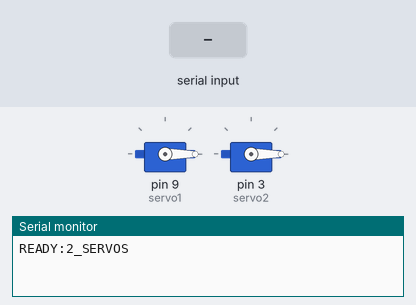
This sketch was run on a simulated Arduino Uno, built with avr-gcc and run on an emulated ATmega328P. On the bench: 2 × servo, the last lines printed to the serial monitor. The test bench sets the inputs (shaded band).

Above: at 1.2 s.
1.3 s: "1:150\n" received over Serial
At 2.5 s:
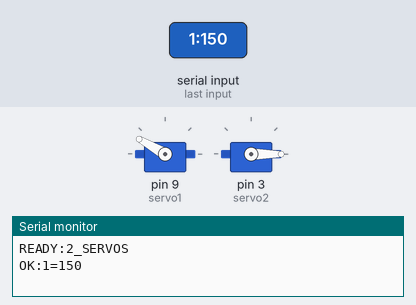
2.8 s: "BOTH:150\n" received over Serial
At 3.9 s:
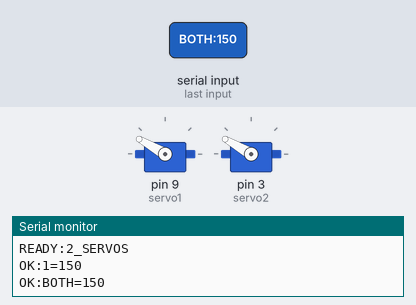
4.3 s: "1:1\n" received over Serial
At 4.9 s:
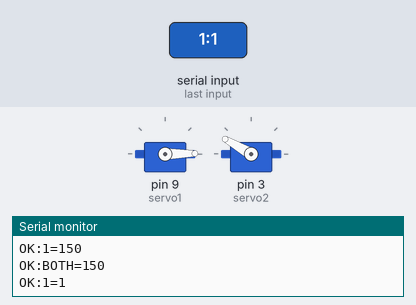
Timing chart, 0 to 7.3 s (numbered marks = the images above; inputs shaded):
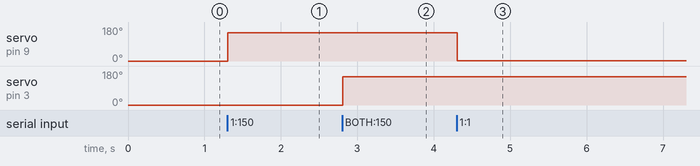

Measured:
- after the input at 1.3 s, servo on pin 9 (servo1): 0° → 150° at once
- after the input at 2.8 s, servo on pin 3 (servo2): 0° → 150° at once
- after the input at 4.3 s, servo on pin 9 (servo1): 150° → 1° at once

The sketch:

dual_servo.ino
```cpp
/*
 * Plante Dual Servo Controller
 * Controls 2 servos via serial commands from Raspberry Pi
 *
 * Commands:
 *   1:90    - Set servo 1 to 90 degrees
 *   2:45    - Set servo 2 to 45 degrees
 *   BOTH:90 - Set both servos to 90 degrees
 *   STATUS  - Get current positions
 */

#include <Servo.h>

Servo servo1;
Servo servo2;

int pos1 = 0;
int pos2 = 0;

String input = "";

void setup() {
  Serial.begin(9600);

  servo1.attach(9); // Servo 1 on pin 9
  servo2.attach(3); // Servo 2 on pin 3

  servo1.write(0);
  servo2.write(0);

  Serial.println("READY:2_SERVOS");
}

void loop() {
  while (Serial.available()) {
    char c = Serial.read();
    if (c == '\n') {
      processCommand(input);
      input = "";
    } else {
      input += c;
    }
  }
}

void processCommand(String cmd) {
  cmd.trim();
  cmd.toUpperCase();

  // STATUS command
  if (cmd == "STATUS") {
    Serial.print("STATUS:1=");
    Serial.print(pos1);
    Serial.print(",2=");
    Serial.println(pos2);
    return;
  }

  // Parse command (format: "SERVO:ANGLE")
  int colonIndex = cmd.indexOf(':');
  if (colonIndex == -1) {
    Serial.println("ERROR:Invalid format. Use 1:90 or 2:45 or BOTH:90");
    return;
  }

  String servo = cmd.substring(0, colonIndex);
  int angle = cmd.substring(colonIndex + 1).toInt();
  angle = constrain(angle, 0, 180);

  if (servo == "1") {
    servo1.write(angle);
    pos1 = angle;
    Serial.print("OK:1=");
    Serial.println(angle);
  } else if (servo == "2") {
    servo2.write(angle);
    pos2 = angle;
    Serial.print("OK:2=");
    Serial.println(angle);
  } else if (servo == "BOTH") {
    servo1.write(angle);
    servo2.write(angle);
    pos1 = angle;
    pos2 = angle;
    Serial.print("OK:BOTH=");
    Serial.println(angle);
  } else {
    Serial.println("ERROR:Unknown servo. Use 1, 2, or BOTH");
  }
}
```
